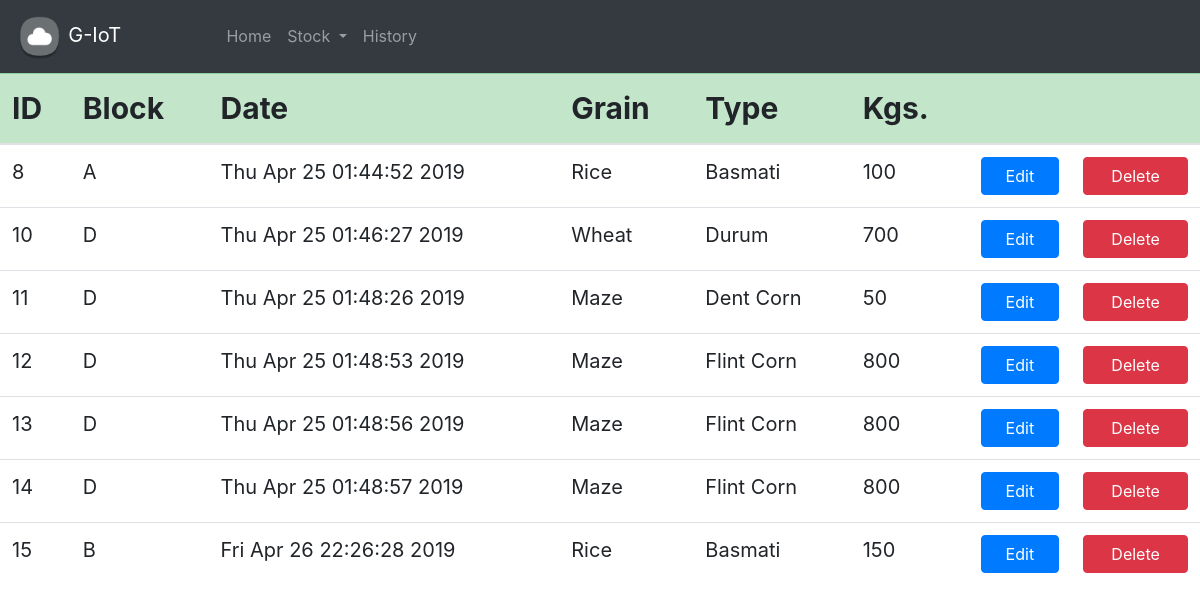
/viewstock, run on the app's committed database.
### tables this page shows
CREATE TABLE Stock (ID INTEGER PRIMARY KEY AUTOINCREMENT, Block TEXT, Date TEXT ,Grain TEXT, Type TEXT, Weight INTEGER);

### main.py (the view)
@app.route('/viewstock')
def viewstock():
    c = conn.cursor()
    c.execute("SELECT * FROM Stock")
    data = c.fetchall()
    return render_template('viewstock.html', data=data)

### templates/viewstock.html (shortened to what this page needs)
<!DOCTYPE html>
<html lang="en">
<head>
    <link href="{{ url_for('static', filename='css/bootstrap.min.css') }}" rel="stylesheet">
</head>
<body>
<nav class="navbar navbar-expand-sm bg-dark navbar-dark">
    <a class="navbar-brand" href="/"><img src="static/images/cloud.png" style=" width: 25%" >&nbsp;G-IoT</a>
  <div class="collapse navbar-collapse" id="navbarSupportedContent">
    <ul class="navbar-nav mr-auto">
      <li class="nav-item">
        <a class="nav-link" href="/">Home </a>
      </li>
      <li class="nav-item dropdown">
        <a class="nav-link dropdown-toggle" href="#" id="navbarDropdown" role="button" data-toggle="dropdown" aria-haspopup="true" aria-expanded="false">
          Stock
        </a>
      </li>
      <li class="nav-item">
        <a class="nav-link" href="/history">History</a>
      </li>
    </ul>
  </div>
</nav>
<form>
<table class="table table-hover" id="table">
  <thead class="table-success">
    <tr>
      <th>ID</th>
      <th>Block</th>
      <th>Date</th>
      <th>Grain</th>
      <th>Type</th>
      <th>Kgs.</th>
      <th></th>
      <th></th>
    </tr>
  </thead>
{% for item in data %}
  <tr>
    <td>{{item[0]}}</td>
    <td id="block">{{item[1]}}</td>
    <td>{{item[2]}}</td>
    <td id="grain">{{item[3]}}</td>
    <td id="type">{{item[4]}}</td>
    <td id="weight">{{item[5]}}</td>
    <td><form action="{{ url_for('editprocess', id=item[0]) }}">
      <a href="{{ url_for('editprocess', id=item[0])}}" class="btn btn-primary btn-block">Edit</a></form>
    </td>
    <td><form action="{{ url_for('delete', id=item[0]) }}">
          <a href="{{ url_for('delete', id=item[0]) }}"class="btn btn-danger btn-block">Delete</a></td></form>
  </tr>
{% endfor %}
</body>
</html>

### templates/viewstock.html (style rules this page uses)
th { column-width: auto; font-weight: bold; font-size: 30px; }
td { font-size: 20px; }

### data on the page
Stock: ID "8", Block "A", Date "Thu Apr 25 01:44:52 2019", Grain "Rice", Type "Basmati", Weight "100"
Stock: ID "10", Block "D", Date "Thu Apr 25 01:46:27 2019", Grain "Wheat", Type "Durum", Weight "700"
Stock: ID "11", Block "D", Date "Thu Apr 25 01:48:26 2019", Grain "Maze", Type "Dent Corn", Weight "50"
Stock: ID "12", Block "D", Date "Thu Apr 25 01:48:53 2019", Grain "Maze", Type "Flint Corn", Weight "800"
Stock: ID "13", Block "D", Date "Thu Apr 25 01:48:56 2019", Grain "Maze", Type "Flint Corn", Weight "800"
Stock: ID "14", Block "D", Date "Thu Apr 25 01:48:57 2019", Grain "Maze", Type "Flint Corn", Weight "800"
Stock: ID "15", Block "B", Date "Fri Apr 26 22:26:28 2019", Grain "Rice", Type "Basmati", Weight "150"
